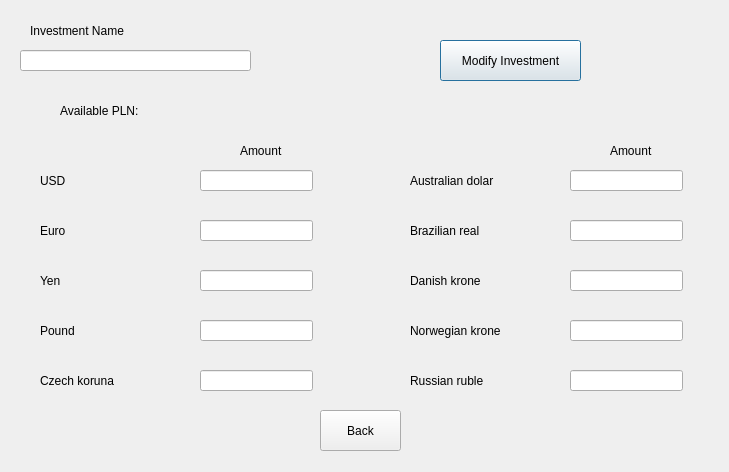
<?xml version="1.0" encoding="UTF-8"?>
<ui version="4.0">
 <class>ModifyInvestmentWindow</class>
 <widget class="QDialog" name="ModifyInvestmentWindow">
  <property name="geometry">
   <rect>
    <x>0</x>
    <y>0</y>
    <width>729</width>
    <height>472</height>
   </rect>
  </property>
  <property name="windowTitle">
   <string>Dialog</string>
  </property>
  <widget class="QLabel" name="label_13">
   <property name="geometry">
    <rect>
     <x>30</x>
     <y>20</y>
     <width>101</width>
     <height>21</height>
    </rect>
   </property>
   <property name="text">
    <string>Investment Name</string>
   </property>
  </widget>
  <widget class="QLineEdit" name="nameField">
   <property name="geometry">
    <rect>
     <x>20</x>
     <y>50</y>
     <width>231</width>
     <height>21</height>
    </rect>
   </property>
  </widget>
  <widget class="QPushButton" name="modifyButton">
   <property name="geometry">
    <rect>
     <x>440</x>
     <y>40</y>
     <width>141</width>
     <height>41</height>
    </rect>
   </property>
   <property name="text">
    <string>Modify Investment</string>
   </property>
  </widget>
  <widget class="QLabel" name="currentAmount">
   <property name="geometry">
    <rect>
     <x>60</x>
     <y>100</y>
     <width>581</width>
     <height>21</height>
    </rect>
   </property>
   <property name="text">
    <string>Available PLN: </string>
   </property>
  </widget>
  <widget class="QPushButton" name="backButton">
   <property name="geometry">
    <rect>
     <x>320</x>
     <y>410</y>
     <width>81</width>
     <height>41</height>
    </rect>
   </property>
   <property name="text">
    <string>Back</string>
   </property>
  </widget>
  <widget class="QLineEdit" name="lineEdit_8">
   <property name="geometry">
    <rect>
     <x>570</x>
     <y>220</y>
     <width>113</width>
     <height>21</height>
    </rect>
   </property>
  </widget>
  <widget class="QLabel" name="label_12">
   <property name="geometry">
    <rect>
     <x>610</x>
     <y>140</y>
     <width>51</width>
     <height>21</height>
    </rect>
   </property>
   <property name="text">
    <string>Amount</string>
   </property>
  </widget>
  <widget class="QLabel" name="usdLabel">
   <property name="geometry">
    <rect>
     <x>40</x>
     <y>170</y>
     <width>131</width>
     <height>21</height>
    </rect>
   </property>
   <property name="text">
    <string>USD</string>
   </property>
  </widget>
  <widget class="QLineEdit" name="lineEdit">
   <property name="geometry">
    <rect>
     <x>200</x>
     <y>170</y>
     <width>113</width>
     <height>21</height>
    </rect>
   </property>
  </widget>
  <widget class="QLabel" name="eurLabel">
   <property name="geometry">
    <rect>
     <x>40</x>
     <y>220</y>
     <width>131</width>
     <height>21</height>
    </rect>
   </property>
   <property name="text">
    <string>Euro</string>
   </property>
  </widget>
  <widget class="QLabel" name="dkkLabel">
   <property name="geometry">
    <rect>
     <x>410</x>
     <y>270</y>
     <width>141</width>
     <height>21</height>
    </rect>
   </property>
   <property name="text">
    <string>Danish krone</string>
   </property>
  </widget>
  <widget class="QLabel" name="jpyLabel">
   <property name="geometry">
    <rect>
     <x>40</x>
     <y>270</y>
     <width>131</width>
     <height>21</height>
    </rect>
   </property>
   <property name="text">
    <string>Yen</string>
   </property>
  </widget>
  <widget class="QLineEdit" name="lineEdit_10">
   <property name="geometry">
    <rect>
     <x>570</x>
     <y>320</y>
     <width>113</width>
     <height>21</height>
    </rect>
   </property>
  </widget>
  <widget class="QLineEdit" name="lineEdit_7">
   <property name="geometry">
    <rect>
     <x>570</x>
     <y>270</y>
     <width>113</width>
     <height>21</height>
    </rect>
   </property>
  </widget>
  <widget class="QLineEdit" name="lineEdit_5">
   <property name="geometry">
    <rect>
     <x>200</x>
     <y>370</y>
     <width>113</width>
     <height>21</height>
    </rect>
   </property>
  </widget>
  <widget class="QLabel" name="brlLabel">
   <property name="geometry">
    <rect>
     <x>410</x>
     <y>220</y>
     <width>141</width>
     <height>21</height>
    </rect>
   </property>
   <property name="text">
    <string>Brazilian real</string>
   </property>
  </widget>
  <widget class="QLabel" name="audLabel">
   <property name="geometry">
    <rect>
     <x>410</x>
     <y>170</y>
     <width>141</width>
     <height>21</height>
    </rect>
   </property>
   <property name="text">
    <string>Australian dolar</string>
   </property>
  </widget>
  <widget class="QLineEdit" name="lineEdit_6">
   <property name="geometry">
    <rect>
     <x>570</x>
     <y>170</y>
     <width>113</width>
     <height>21</height>
    </rect>
   </property>
  </widget>
  <widget class="QLabel" name="label_11">
   <property name="geometry">
    <rect>
     <x>240</x>
     <y>140</y>
     <width>51</width>
     <height>21</height>
    </rect>
   </property>
   <property name="text">
    <string>Amount</string>
   </property>
  </widget>
  <widget class="QLineEdit" name="lineEdit_4">
   <property name="geometry">
    <rect>
     <x>200</x>
     <y>320</y>
     <width>113</width>
     <height>21</height>
    </rect>
   </property>
  </widget>
  <widget class="QLineEdit" name="lineEdit_9">
   <property name="geometry">
    <rect>
     <x>570</x>
     <y>370</y>
     <width>113</width>
     <height>21</height>
    </rect>
   </property>
  </widget>
  <widget class="QLineEdit" name="lineEdit_3">
   <property name="geometry">
    <rect>
     <x>200</x>
     <y>270</y>
     <width>113</width>
     <height>21</height>
    </rect>
   </property>
  </widget>
  <widget class="QLineEdit" name="lineEdit_2">
   <property name="geometry">
    <rect>
     <x>200</x>
     <y>220</y>
     <width>113</width>
     <height>21</height>
    </rect>
   </property>
  </widget>
  <widget class="QLabel" name="nokLabel">
   <property name="geometry">
    <rect>
     <x>410</x>
     <y>320</y>
     <width>141</width>
     <height>21</height>
    </rect>
   </property>
   <property name="text">
    <string>Norwegian krone</string>
   </property>
  </widget>
  <widget class="QLabel" name="czkLabel">
   <property name="geometry">
    <rect>
     <x>40</x>
     <y>370</y>
     <width>131</width>
     <height>21</height>
    </rect>
   </property>
   <property name="text">
    <string>Czech koruna</string>
   </property>
  </widget>
  <widget class="QLabel" name="rubLabel">
   <property name="geometry">
    <rect>
     <x>410</x>
     <y>370</y>
     <width>141</width>
     <height>21</height>
    </rect>
   </property>
   <property name="text">
    <string>Russian ruble</string>
   </property>
  </widget>
  <widget class="QLabel" name="gbpLabel">
   <property name="geometry">
    <rect>
     <x>40</x>
     <y>320</y>
     <width>131</width>
     <height>21</height>
    </rect>
   </property>
   <property name="text">
    <string>Pound</string>
   </property>
  </widget>
 </widget>
 <resources/>
 <connections/>
</ui>
